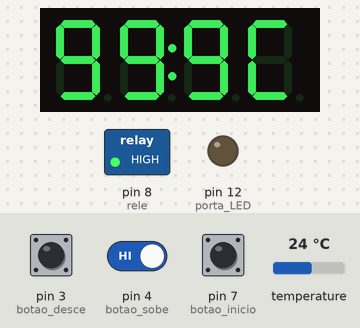
The sketch below on a simulated Arduino Uno, built with avr-gcc and run on an emulated ATmega328P. Parts: 4-digit seven-segment display, switched loads named in the sketch (green lamp = pin HIGH), output pins drawn as LEDs (lit = HIGH). The test bench sets the inputs (shaded band); at power-on: temperature 24 °C, pin 7 (botao_inicio) HIGH, pin 4 (botao_sobe) HIGH, pin 3 (botao_desce) HIGH.

Above: at 3.4 s.
3.5 s: temperature set to 4.4 °C
At 7.5 s:
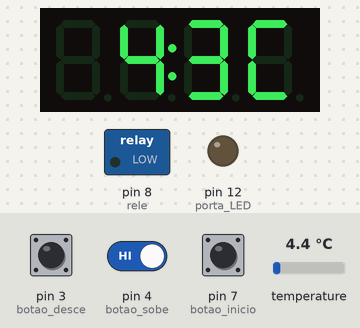
9.9 s: temperature set to 4 °C
At 11.5 s:
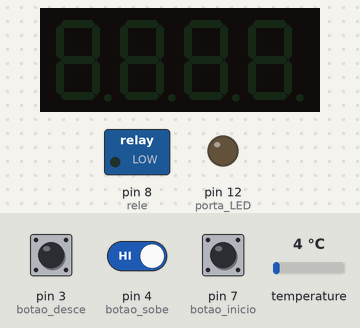
14.0 s: temperature set to 12 °C
At 25.1 s:
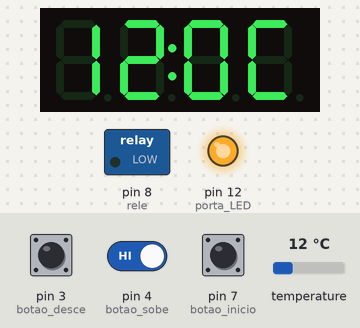
25.7 s: temperature set to 0 °C
At 36.5 s:
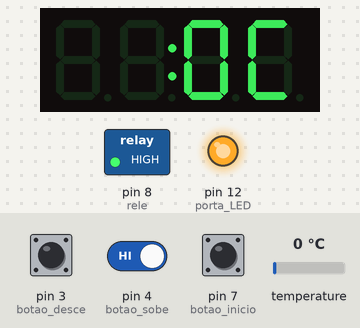
37.4 s: pin 7 (botao_inicio) pulled LOW for 3.2 s
42.1 s: pin 4 (botao_sobe) driven LOW and pin 7 (botao_inicio) driven LOW
At 44.56 s:
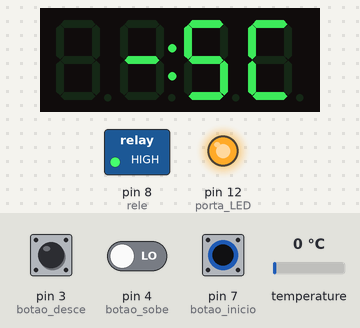
Timing chart, 0 to 47.5 s (numbered marks = the images above; inputs shaded):
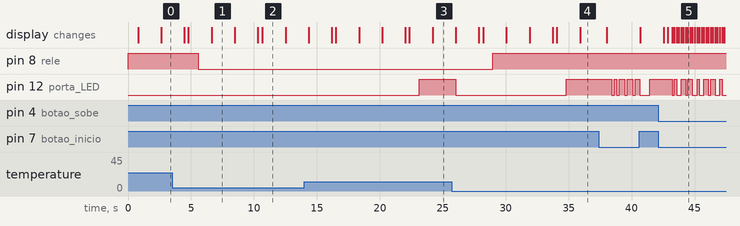

The sketch:

fridge_controller.ino
```cpp
////////////////////////////////////////////////////////////////////
//Carrega bibliotecas
#include <OneWire.h>    //Biblioteca usada pelo termometro DS18B20
#include <DallasTemperature.h>  //Biblioteca usada pelo termometro DS18B20
#include <jled.h>       //Controle de LEDs
#include <Arduino.h>    //Display
#include <TM1637Display.h>  //Display
////////////////////////////////////////////////////////////////////
//Inicia constantes
#define tempo_fermentacao 300     //tempo limite de funcionamento do motor para fermentação
#define tempo_maturacao 3600      //tempo limite de funcionamento do motor para maturação
#define tempo_descanso 180        //tempo que o motor fica parado
#define temperatura_limite 10     //temperatura que define se é maturação ou fermentação
#define tempo_ciclo 120            //tempo entre cada ciclo de controle de temperatura
#define margem 0.1                //Margem aceitavel para variação de temperatura
#define tempo_delay 300           //Tempo entre loops em milisegundos
#define tempo_delay_mil 0.3       //Tempo entre loops em segundos
#define constante_de_calibragem 1.5 //Temperatura para calibrar LM-35
////////////////////////////////////////////////////////////////////
//Inicia variáveis
float temperatura_ideal = 3.5;
float temperatura_DS;      //Temperatura do DS18B20
int tempo_timer = 5;                 //Tempo que display fica ligado sem interação, em segundos
int tempo_motor = tempo_fermentacao;  //Variável que determina se motor funciona ou descansa
////////////////////////////////////////////////////////////////////
//Variáveis auxiliares
bool DS_LM = 0;
float tempo = tempo_ciclo + 1;
bool led_on = 1;              //Controla se LED começa funcionando
////////////////////////////////////////////////////////////////////
//Define portas
#define botao_inicio 7     // botao que liga display
#define botao_sobe 4     // botao que desce
#define botao_desce 3     // botao que sobe
#define rele 8  //Porta do rele
#define porta_LED 12  //Porta do LED
////////////////////////////////////////////////////////////////////
//Inicia Display TM1637
#define CLK 10   //Porta do clock
#define DIO 11  //Porta dos dados
TM1637Display display(CLK, DIO);
const uint8_t celsius[] = {
SEG_A | SEG_D | SEG_E | SEG_F // C
};
////////////////////////////////////////////////////////////////////
//Inicia driver do LED
JLed led = JLed(porta_LED).Off();
////////////////////////////////////////////////////////////////////
//Inicia DS18B20
#define chipSelect 4
#define ONE_WIRE_BUS 2      //Porta de dados
OneWire oneWire(ONE_WIRE_BUS);
DallasTemperature sensors(&oneWire);
////////////////////////////////////////////////////////////////////
//Setup
void setup() {
  //Serial.begin(9600);   //Para debug
  pinMode(porta_LED, OUTPUT);
  pinMode(rele, OUTPUT);
  pinMode(botao_inicio, INPUT_PULLUP);
  pinMode(botao_sobe, INPUT_PULLUP);
  pinMode(botao_desce, INPUT_PULLUP);
  digitalWrite(rele, HIGH);   //Inicia rele de forma a desligar geladeira
  sensors.begin();        //Inicia sensor DS18B20
}
////////////////////////////////////////////////////////////////////
//Main
void loop() {
  if(digitalRead(botao_inicio)) {          //Testa se botão inicio foi precionado e entra no modo ativo
      configuracao();
  }
  if(tempo > tempo_ciclo) {                //A cada minuto testa temperatura, e faz as operações necessárias
    controle_temperatura();
    if(led_on) {
      controla_LED();
    }
    tempo = 0;                            //Reseta tempo
  }
  tempo = tempo + tempo_delay_mil;                    //Clock do programa
  led.Update();                           //Driver do LED atualiza estado
  delay(tempo_delay);
}
////////////////////////////////////////////////////////////////////
//Controle da temperatura
void controle_temperatura() {
  atualiza_termometros();
  if(temperatura_DS >= (temperatura_ideal + margem)) {      //Liga motor se necessário
    gela();
  }
  else {
    digitalWrite(rele, HIGH);     //Desliga motor se temperatura permitir
    reseta_tempo();               //Deixa motor preparado pra iniciar
  }
}
////////////////////////////////////////////////////////////////////
//Gela
void gela() {
  if(tempo_motor > 0) {         //Se o tempo do motor permitir, liga o motor para gelar
    digitalWrite(rele, LOW);
    tempo_motor = tempo_motor - tempo_ciclo;
  }
  else {
    if((tempo_motor + tempo_descanso) > 0) {      //Continua baixando até a soma dos 2 ser menor que 0
      digitalWrite(rele, HIGH);
      tempo_motor = tempo_motor - tempo_ciclo;
    }
    else {                    //Tempo de descanso acabou, pode ligar o motor
      reseta_tempo();
    }
  }
}
////////////////////////////////////////////////////////////////////
//Controle do LED
void controla_LED() {
   if((temperatura_DS <= (temperatura_ideal + 0.5)) && (temperatura_DS >= (temperatura_ideal - 0.5))) {
    led = JLed(porta_LED).Off();
   }
   else {
    if(temperatura_DS > (temperatura_ideal + 0.5)) {        //Se temperatura estiver muito alta, liga LED
      led = JLed(porta_LED).On();
    }
    else {
     if(temperatura_DS < temperatura_ideal - 0.5 && temperatura_DS > temperatura_ideal - 1)      //Se temperatura estiver muito baixa, pisca LED
     {
       led = JLed(porta_LED).Blink(1300, 1300).Forever();
     }
     else {                                            //Se temperatura estiver muito menor, pisca rápido
       led = JLed(porta_LED).Blink(300, 300).Forever();
     }
    }
   }
}
////////////////////////////////////////////////////////////////////
//Atualiza termômetros
void atualiza_termometros() {
  sensors.requestTemperatures();
  temperatura_DS = sensors.getTempCByIndex(0);
  //Serial.print(temperatura_DS);
}
////////////////////////////////////////////////////////////////////
//Função display, temperatura e modo
void configuracao() {
  atualiza_termometros();
  mostra(temperatura_DS);
  delay(300);
  DS_LM = 0;
  float timer = tempo_timer;
  while(timer > 0)
  {
    if(digitalRead(botao_inicio)) {          //Testa se botão inicio foi precionado. Se sim, reseta o timer e muda temperatura sendo mostrada
      timer = tempo_timer;
      if(!DS_LM) {
        delay(1500);
        if(digitalRead(botao_inicio)) {
          led_on = !led_on;         //Nesse modo, muda estado do LED
          led = JLed(porta_LED).Off();
          mostra(99.9);
          led.Update();
          delay(1500);
        }
        delay(300);
      }
      else {
       mostra(temperatura_DS);
       delay(300);
      }
      DS_LM = !DS_LM;
    }
    if(digitalRead(botao_sobe) || digitalRead(botao_desce)) {          //Testa se botão foi precionado
      set_temperatura();            //Se botão de sobe ou desce é precionado, começa a mudar a temperatura
      timer = 0;
    }
    led.Update();
    delay(10);
    timer = timer - 0.01;
  }
  tempo = tempo_ciclo + 1;
  desliga_display();
}
////////////////////////////////////////////////////////////////////
//Mostra temperatura
void mostra(float mostra_temperatura) {
  mostra_temperatura = mostra_temperatura * 10;
  display.setBrightness(0x0f);
  display.showNumberDecEx(mostra_temperatura, (0x80 >> 1), false, 3);
  display.setSegments(celsius, 1, 3);
}
////////////////////////////////////////////////////////////////////
//Desliga display
void desliga_display() {
  uint8_t data[] = {0x0, 0x0, 0x0, 0x0};
  display.setBrightness(false);
  display.setSegments(data);
}
////////////////////////////////////////////////////////////////////
//Muda temperatura
void set_temperatura() {
  float nova_temp = temperatura_ideal;
  mostra(temperatura_ideal);
  delay(300);
  while(!digitalRead(botao_inicio)){
    if(digitalRead(botao_sobe)) {
     nova_temp = nova_temp + 0.5;
      mostra(nova_temp);
     }
    if(digitalRead(botao_desce)) {
      nova_temp = nova_temp - 0.5;
      mostra(nova_temp);
     }
     led.Update();
     delay(150);
  }
  temperatura_ideal = nova_temp;
  reseta_tempo();
}
////////////////////////////////////////////////////////////////////
//Reseta tempo_motor
void reseta_tempo() {
  if(temperatura_ideal < temperatura_limite) {        //se temperatura for para maturação, pode cair rápido
    tempo_motor = tempo_maturacao;
  }
  else {                             //caso contrário, diminui mais lento para não cair demais
    tempo_motor = tempo_fermentacao;
  }
}
////////////////////////////////////////////////////////////////////
```

Measured:
- the behaviour switches between 4.1 and 4 °C on temperature (found by bisection; images 1 and 2)
- after the input at 9.9 s, pin 12 (porta_LED): stays LOW (without the input it goes to HIGH after 1.5 s)
- after the input at 14.0 s, pin 12 (porta_LED): LOW → HIGH after 9.1 s
- after the input at 25.7 s, pin 8 (rele): LOW → HIGH after 3.3 s
- what the display in image 1 shows lasts 1.8 s, from 6.7 s to 8.5 s
- what the display in image 2 shows lasts 1.8 s, from 10.7 s to 12.5 s
